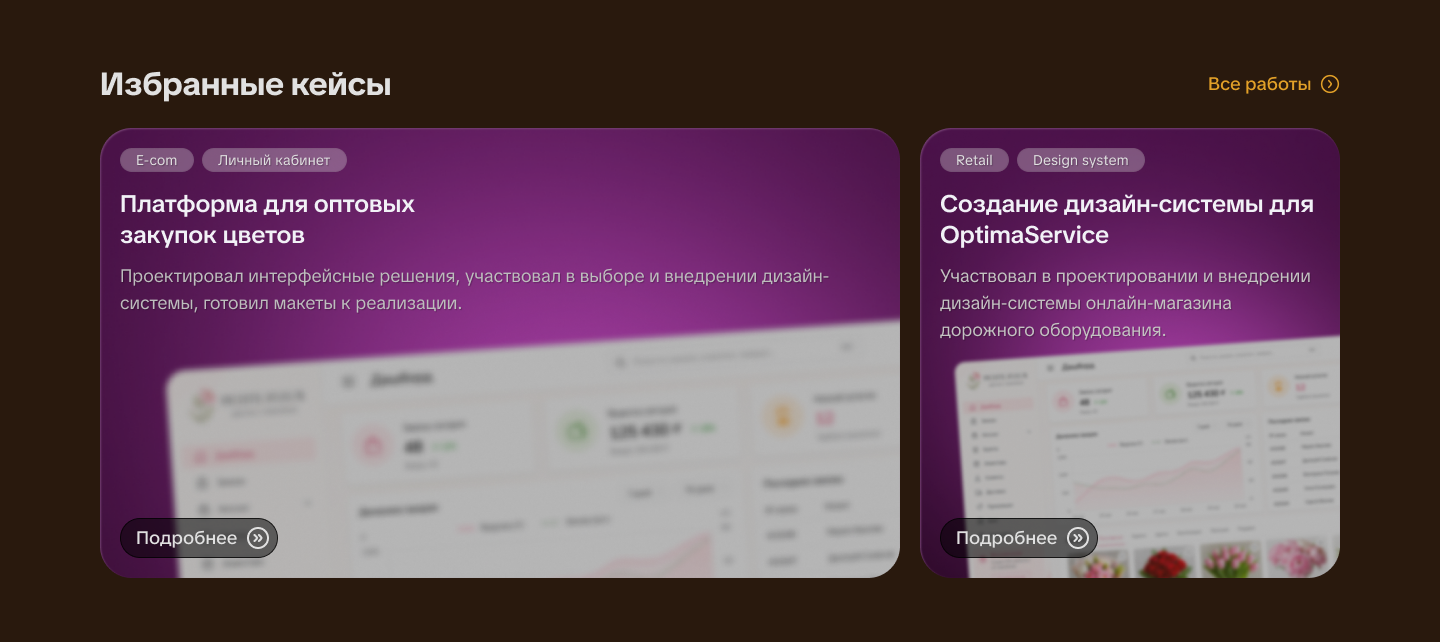
#> input picture __tests__/figma_cases_desktop_1440x642.png, 1440 x 642 px
$ python compare_cases_desktop.py
#> lines starting #> are read from the running program, lines starting #| are printed output that depends on the picture
from pathlib import Path
from PIL import Image, ImageChops, ImageEnhance, ImageStat

root = Path(__file__).resolve().parents[1]
figma_path = root / "__tests__/figma_cases_desktop_1440x642.png"
full_path = root / "__tests__/cases_desktop_fullpage.png"
local_path = root / "__tests__/cases_desktop_local_crop.png"
overlay_path = root / "__tests__/cases_desktop_overlay.png"
diff_path = root / "__tests__/cases_desktop_diff.png"
metrics_path = root / "__tests__/cases_desktop_diff_metrics.txt"

figma = Image.open(figma_path).convert("RGBA")
#> figma is the input picture: PIL image 1440x642 RGBA; mean R, G, B, A 98.7, 71.6, 85.9, 255
full = Image.open(full_path).convert("RGBA")
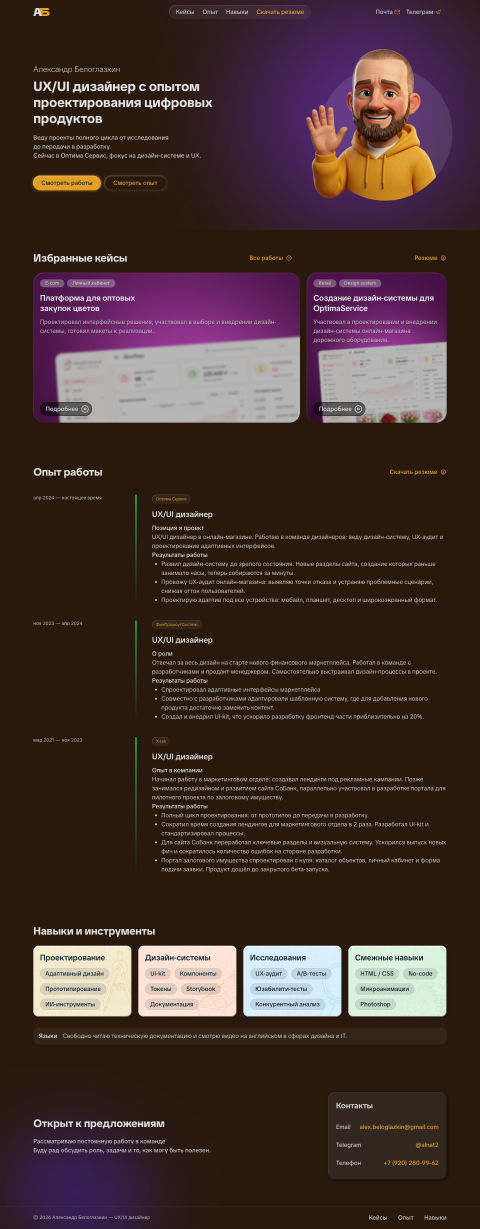
#> input picture __tests__/cases_desktop_fullpage.png, 1440 x 3687 px (shown at 1/3 size)
local = full.crop((0, 690, 1440, 1332))
local.save(local_path)

overlay = Image.blend(figma, local, 0.5)
overlay.save(overlay_path)

diff = ImageChops.difference(figma, local)
diff_enhanced = ImageEnhance.Contrast(diff).enhance(4)
diff_enhanced.save(diff_path)

stat = ImageStat.Stat(diff.convert("RGB"))
mean = sum(stat.mean) / 3
#> mean = 2.71
extrema = diff.convert("RGB").getextrema()
#> extrema = ((0, 195), (0, 224), (0, 212))
changed = 0
total = figma.size[0] * figma.size[1]
#> total = 924480
diff_rgb = diff.convert("RGB")
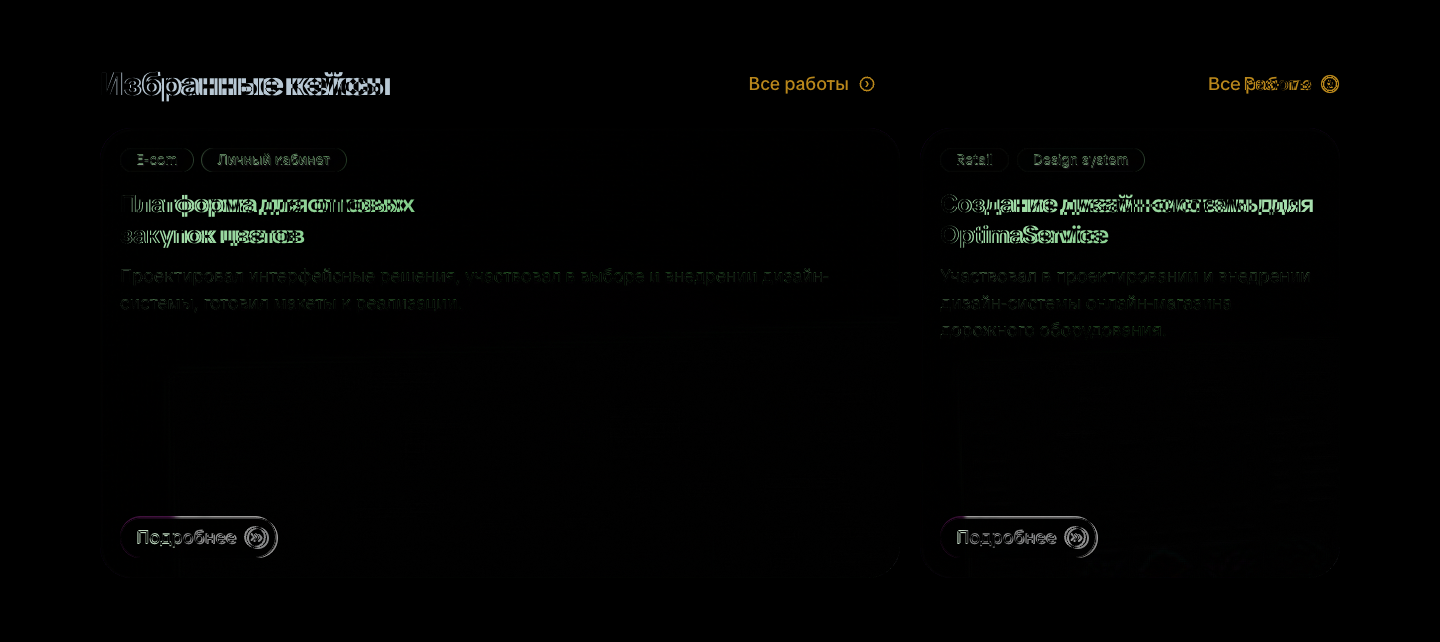
#> diff_rgb: PIL image 1440x642 RGB; mean R, G, B 2.6, 3.1, 2.5
pixels = (
    diff_rgb.get_flattened_data()
    if hasattr(diff_rgb, "get_flattened_data")
    else diff_rgb.getdata()
)
for pixel in pixels:
    if pixel != (0, 0, 0):
        changed += 1
#> after the loop, changed = 359516

metrics_path.write_text(
    f"mean_rgb_diff={mean:.2f}\n"
    f"changed_pixels={changed}\n"
    f"total_pixels={total}\n"
    f"changed_percent={changed / total * 100:.2f}\n"
    f"extrema={extrema}\n",
    encoding="utf-8",
)

print(metrics_path.read_text(encoding="utf-8"))
